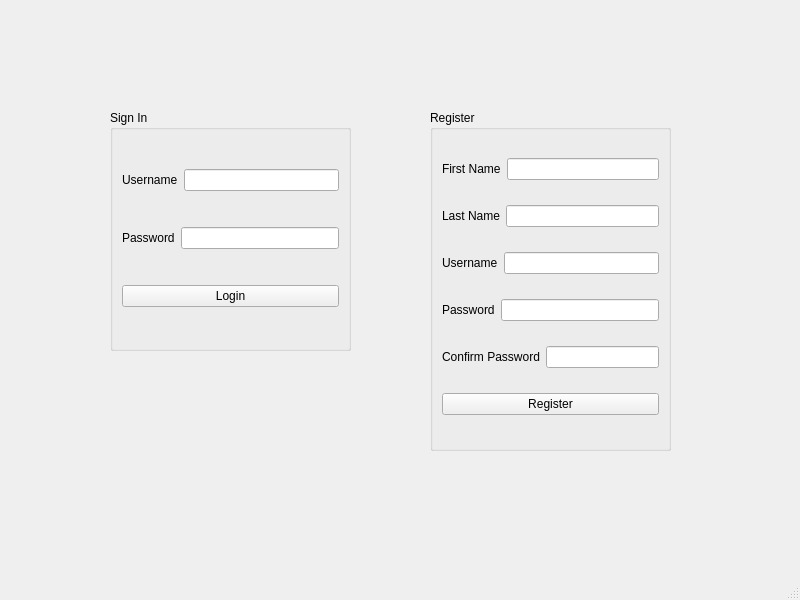
<?xml version="1.0" encoding="UTF-8"?>
<ui version="4.0">
 <class>LoginUI</class>
 <widget class="QMainWindow" name="LoginUI">
  <property name="geometry">
   <rect>
    <x>0</x>
    <y>0</y>
    <width>800</width>
    <height>600</height>
   </rect>
  </property>
  <property name="windowTitle">
   <string>LoginUI</string>
  </property>
  <widget class="QWidget" name="centralwidget">
   <widget class="QGroupBox" name="groupBox">
    <property name="geometry">
     <rect>
      <x>110</x>
      <y>110</y>
      <width>241</width>
      <height>241</height>
     </rect>
    </property>
    <property name="title">
     <string>Sign In </string>
    </property>
    <layout class="QVBoxLayout" name="verticalLayout">
     <item>
      <layout class="QHBoxLayout" name="horizontalLayout">
       <item>
        <widget class="QLabel" name="label_2">
         <property name="text">
          <string>Username</string>
         </property>
        </widget>
       </item>
       <item>
        <widget class="QLineEdit" name="username">
         <property name="text">
          <string/>
         </property>
        </widget>
       </item>
      </layout>
     </item>
     <item>
      <layout class="QHBoxLayout" name="horizontalLayout_2">
       <item>
        <widget class="QLabel" name="label">
         <property name="text">
          <string>Password</string>
         </property>
        </widget>
       </item>
       <item>
        <widget class="QLineEdit" name="password">
         <property name="echoMode">
          <enum>QLineEdit::Password</enum>
         </property>
        </widget>
       </item>
      </layout>
     </item>
     <item>
      <widget class="QPushButton" name="pushButton">
       <property name="text">
        <string>Login</string>
       </property>
      </widget>
     </item>
    </layout>
   </widget>
   <widget class="QGroupBox" name="groupBox_2">
    <property name="geometry">
     <rect>
      <x>430</x>
      <y>110</y>
      <width>241</width>
      <height>341</height>
     </rect>
    </property>
    <property name="title">
     <string>Register</string>
    </property>
    <layout class="QVBoxLayout" name="verticalLayout_2">
     <item>
      <layout class="QHBoxLayout" name="horizontalLayout_7">
       <item>
        <widget class="QLabel" name="label_7">
         <property name="text">
          <string>First Name</string>
         </property>
        </widget>
       </item>
       <item>
        <widget class="QLineEdit" name="firstName"/>
       </item>
      </layout>
     </item>
     <item>
      <layout class="QHBoxLayout" name="horizontalLayout_6">
       <item>
        <widget class="QLabel" name="label_6">
         <property name="text">
          <string>Last Name</string>
         </property>
        </widget>
       </item>
       <item>
        <widget class="QLineEdit" name="lastName"/>
       </item>
      </layout>
     </item>
     <item>
      <layout class="QHBoxLayout" name="horizontalLayout_3">
       <item>
        <widget class="QLabel" name="label_3">
         <property name="text">
          <string>Username</string>
         </property>
        </widget>
       </item>
       <item>
        <widget class="QLineEdit" name="newUsername"/>
       </item>
      </layout>
     </item>
     <item>
      <layout class="QHBoxLayout" name="horizontalLayout_4">
       <item>
        <widget class="QLabel" name="label_4">
         <property name="text">
          <string>Password</string>
         </property>
        </widget>
       </item>
       <item>
        <widget class="QLineEdit" name="newPassword">
         <property name="echoMode">
          <enum>QLineEdit::Password</enum>
         </property>
         <property name="clearButtonEnabled">
          <bool>false</bool>
         </property>
        </widget>
       </item>
      </layout>
     </item>
     <item>
      <layout class="QHBoxLayout" name="horizontalLayout_5">
       <item>
        <widget class="QLabel" name="label_5">
         <property name="text">
          <string>Confirm Password</string>
         </property>
        </widget>
       </item>
       <item>
        <widget class="QLineEdit" name="confirmPassword">
         <property name="echoMode">
          <enum>QLineEdit::Password</enum>
         </property>
        </widget>
       </item>
      </layout>
     </item>
     <item>
      <widget class="QPushButton" name="pushButton_2">
       <property name="text">
        <string>Register</string>
       </property>
      </widget>
     </item>
    </layout>
   </widget>
  </widget>
  <widget class="QMenuBar" name="menubar">
   <property name="geometry">
    <rect>
     <x>0</x>
     <y>0</y>
     <width>800</width>
     <height>24</height>
    </rect>
   </property>
  </widget>
  <widget class="QStatusBar" name="statusbar"/>
 </widget>
 <resources/>
 <connections/>
</ui>
